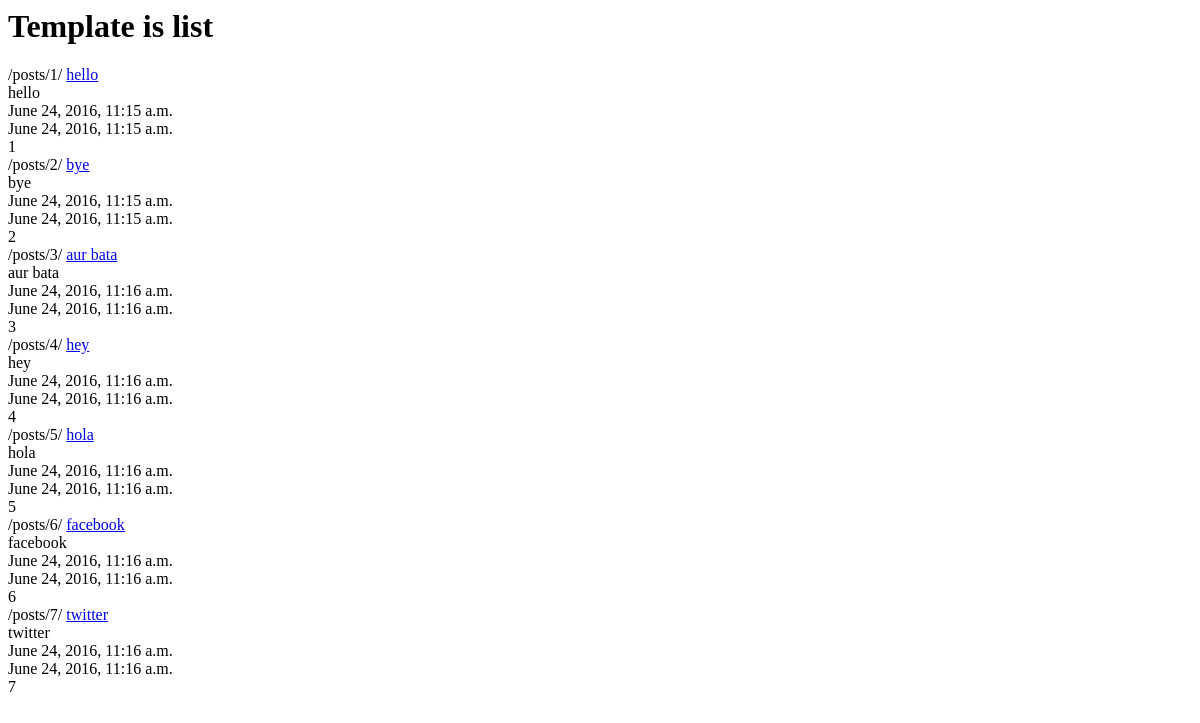
The app's page /posts/, older data.
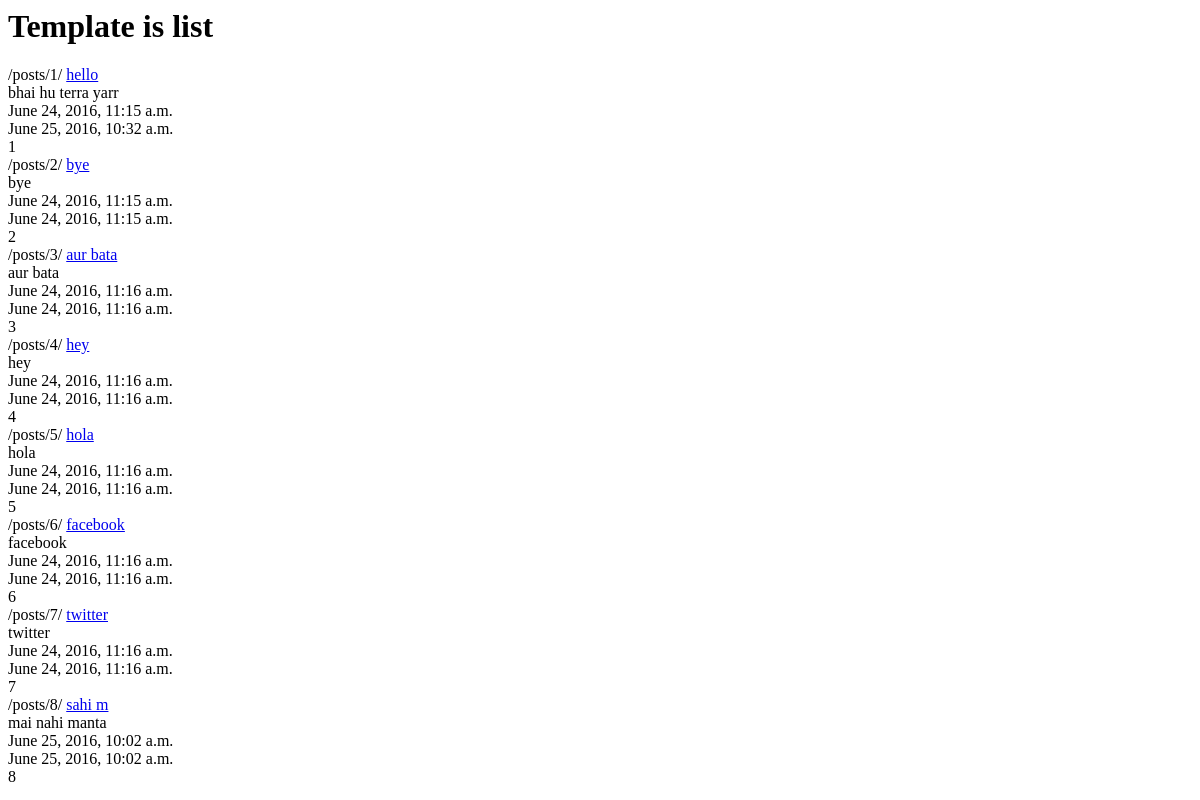
The same page, newer data.
### posts/models.py (models this page shows, shortened)
class Post(models.Model):
	title = models.CharField(max_length=150)
	content = models.TextField()
	updated = models.DateTimeField(auto_now=True,auto_now_add=False)
	timestamp = models.DateTimeField(auto_now=False,auto_now_add=True)
	def get_absolute_url(self):
		return reverse('posts:detail',kwargs={"id":self.id})

### posts/views.py (the view)
def post_list(request):
	obj=Post.objects.all()
	context = {
	"object_list" : obj ,
	"title" : "list"
	}
	return render(request,"index.html",context)

### templates/index.html (shortened to what this page needs)
<html>
<head>
</head>
<body>
	<h1>Template is {{title}}</h1>
	{% for obj in object_list %}
	{% url "posts:detail" id=obj.id %}
	<a href='{{ obj.get_absolute_url }}'>{{obj.title}}</a></br>
	{{obj.content}}</br>
	{{obj.timestamp}}</br>
	{{obj.updated}}</br>
	{{obj.pk}}</br>
	{% endfor %}
</body>
</html>

Row changes from the older to the newer data that the page shows:
changed Post "/posts/1/": content "hello" → "bhai hu terra yarr"; updated "June 24, 2016, 11:15 a.m." → "June 25, 2016, 10:32 a.m."
added Post: id "/posts/8/", title "sahi m", content "mai nahi manta", timestamp "June 25, 2016, 10:02 a.m.", updated "June 25, 2016, 10:02 a.m.", pk "8"
